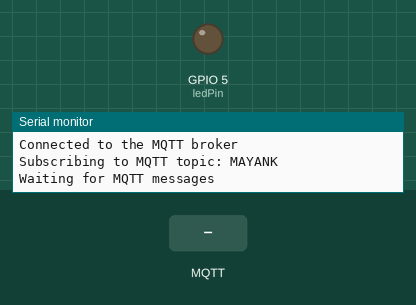
A sketch run on a simulated ESP8266 (NodeMCU). On the bench: output pins drawn as LEDs (lit = HIGH), the last lines printed to the serial monitor. Inputs (shaded band) come from the test bench. WiFi joins after 1.5 s; servers stay silent unless stated; no MQTT or app messages arrive unless stated.

Above: at 6.3 s.
6.4 s: MQTT message "1" arrives on the first subscribed topic
At 7.2 s:
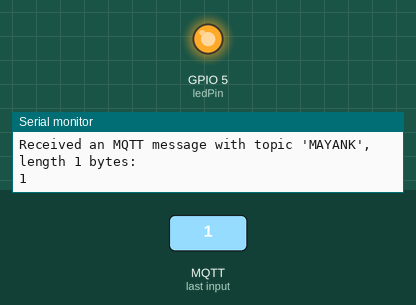
Timing chart, 0 to 17.9 s (numbered marks = the images above; inputs shaded):
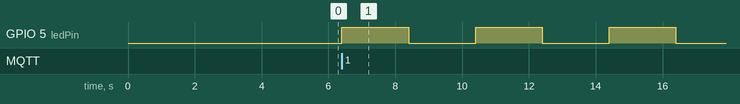

The sketch:

sketch_sep7a1.ino
```cpp
#include <ArduinoMqttClient.h>
#if defined(ARDUINO_SAMD_MKRWIFI1010) || defined(ARDUINO_SAMD_NANO_33_IOT) || defined(ARDUINO_AVR_UNO_WIFI_REV2)
#include <WiFiNINA.h>
#elif defined(ARDUINO_SAMD_MKR1000)
#include <WiFi101.h>
#elif defined(ARDUINO_ARCH_ESP8266)
#include <ESP8266WiFi.h>
#elif defined(ARDUINO_ARCH_ESP32)
#include <WiFi.h>
#endif

char ssid[] = "realme Narzo 10";    // Your Wi-Fi network SSID (name)
char pass[] = "mayank1818";    // Your Wi-Fi network password

int ledPin = 5; // Pin connected to the LED

WiFiClient wifiClient;
MqttClient mqttClient(wifiClient);

const char broker[] = "mqtt-dashboard.com"; // MQTT broker address
int port = 1883;             // MQTT broker port
const char topic[] = "MAYANK"; // MQTT topic to subscribe to

void setup() {
  Serial.begin(9600);
  pinMode(ledPin, OUTPUT);

  // Connect to Wi-Fi network
  Serial.print("Connecting to Wi-Fi network: ");
  Serial.println(ssid);
  while (WiFi.begin(ssid, pass) != WL_CONNECTED) {
    Serial.print(".");
    delay(5000);
  }
  Serial.println("Connected to the Wi-Fi network");

  Serial.print("Connecting to MQTT broker: ");
  Serial.println(broker);

  if (!mqttClient.connect(broker, port)) {
    Serial.print("MQTT connection failed! Error code = ");
    Serial.println(mqttClient.connectError());
    while (1);
  }
  Serial.println("Connected to the MQTT broker");

  Serial.print("Subscribing to MQTT topic: ");
  Serial.println(topic);

  mqttClient.subscribe(topic);
  Serial.println("Waiting for MQTT messages");
}

void loop() {
  int messageSize = mqttClient.parseMessage();
  if (messageSize) {
    Serial.print("Received an MQTT message with topic '");
    Serial.print(mqttClient.messageTopic());
    Serial.print("', length ");
    Serial.print(messageSize);
    Serial.println(" bytes:");

    while (mqttClient.available()) {
      Serial.print((char)mqttClient.read());
    }
    Serial.println();

    // Blink the LED
    for (int i = 0; i < 3; i++) {
      digitalWrite(ledPin, HIGH);
      delay(2000);
      digitalWrite(ledPin, LOW);
      delay(2000);
    }

    Serial.println();
  }
}
```

Measured:
- after the input at 6.4 s, GPIO 5 (ledPin): alternates HIGH for 2.0 s and LOW for 2.0 s, starting at once
